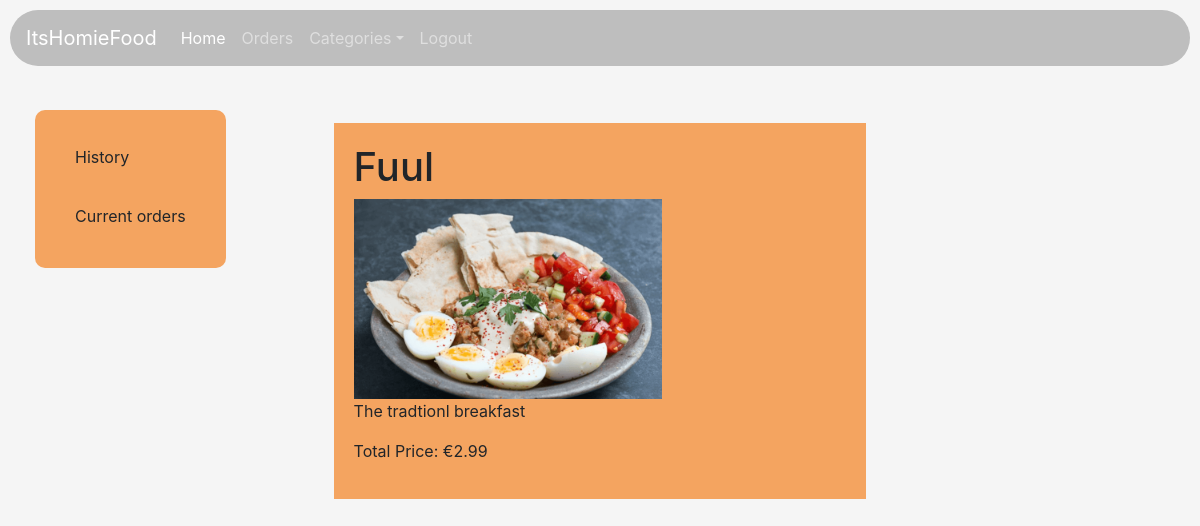
Screenshot of /history (signed in) with the database file from the repository.
### tables this page shows
CREATE TABLE food( id INTEGER PRIMARY KEY AUTOINCREMENT NOT NULL, Title TEXT NOT NULL, Description TEXT, Price DECIMAL NOT NULL, Category TEXT NOT NULL, supplierid INTEGER, img_path TEXT, FOREIGN KEY(supplierid) REFERENCES supplier(id));

### app.py (the view)
@app.route('/history')
def show_history():
    if session["userRole"] == "Customer":
     customerid = db.execute("SELECT id FROM customer WHERE userid = ?", session["userid"])
     history = db.execute("""SELECT food.* FROM food JOIN orders ON food.id = orders.foodid WHERE orders.customerid = ?
      AND orders.Status = 'Ready'
      """, customerid[0]['id'])
     return render_template("history.html", history=history, ItConverts = ItConverts)
    else:
        return apology("Access denied")

### app.py (called while the page is built)
@app.after_request
def after_request(response):
    response.headers["Cache-Control"] = "no-cache, no-store, must-revalidate"
    response.headers["Expires"] = 0
    response.headers["Pragma"] = "no-cache"
    return response

### func.py (called while the page is built)
def ItConverts(number):
    try:
        newNumber = float(number)
        currency = "{:.2f}".format(newNumber)
        euro = "\u20AC"
        return euro + str(currency)
    except:
        print("Not a number!")

### templates/history.html (shortened to what this page needs)
{% extends "layout.html" %}
{% block main %}
{% if session["userRole"] == "Customer" %}
<div class="container">
    <div class="leftcolumn">
        <div class="item" onclick="location.href='/history'">History</div>
        <div class="item" onclick="location.href='/orders'">Current orders</div>
    </div>
    <div class="middlecolumn">
        {% for item in history %}
         <div class="content">
            <h1 class="display">{{ item["Title"] }}</h1>
            <img src="{{ item['img_path'] }}" alt="{{ item['Title'] }}" style="height: 200px;">
            <p>{{ item["Description"] }}</p>
            <p>Total Price: {{ ItConverts(item["Price"]) }}</p>
          </div>
        {% endfor %}
    </div>
</div>
{% endif %}
{% endblock %}

### static/styles.css (style rules this page uses)
#body { background-color: #FFD700; padding: 10px; }
.leftcolumn { background-color: #F4A460; padding: 20px; margin-left: 15px; border-radius: 10px; position: absolute; top: 110px; left: 20px; }
.leftcolumn .item { padding: 15px 20px; border: none; border-radius: 20px; cursor: pointer; transition: background-color 0.3s ease; width: 100%; text-align: left; margin-bottom: 5px; }
.middlecolumn { width: 80%; margin: 0 auto; display: flex; align-items: center; flex-direction: column; }
.content { width: 60%; background-color: #F4A460; margin-top: 1%; padding: 20px; text-align: left; }

### rows the page displays
food: Title "Fuul", img_path (picture), Description "The tradtionl breakfast", Price "€2.99"
